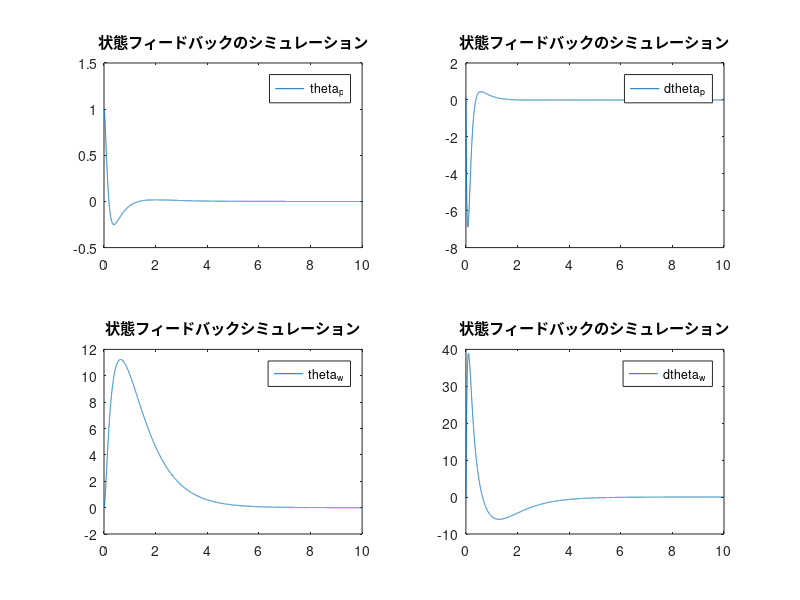

Write MATLAB code to recreate this figure.
%パラメータ
m_w= 33e-3; % ホイールの重さ [kg]
m_p= 193e-3; % 振子の重さ [kg]
r_w= 33e-3; % ホイールの半径 [m]
r_p= 70e-3; % 振子の重心までの距離 [m]
J_w= 0.477e-4; % ホイールのイナーシャ
J_p= 6.498e-4; % 振子のイナーシャ ??
J_m= 0.151e-7; % モータの回転子のイナーシャ
g= 9.8; % 重力加速度 [m/s^2]
n= 6; % 減速比
kt= 3.52e-3; %トルク定数 [Nm/A]
kn= 2710; % 回転数定数[rpm/V]
ke= 1 / (kn* 2*pi / 60); %起電力定数 [V/(rad/s)]
R= 2.9; %内部抵抗 [Ω]
t_md = 0; % 摩擦トルク[Nm]
V_offset = R * t_md / kt;

a11 = (m_w + m_p) * r_w^2 + 2 * m_p * r_w * r_p + m_p * r_p^2 + J_p + J_w;
a12 = (m_w + m_p) * r_w^2 + m_p * r_w * r_p + J_w;
a21 = (m_w + m_p) * r_w^2 + m_p * r_w * r_p + J_w;
a22 = (m_w + m_p) * r_w^2 + J_w + n^2 * J_m;
delta = a11 * a22 - a12 * a21;

A = [0, 1, 0, 0;
     a22 * m_p * g * r_p / delta, 0, 0, (a21 * n^2 * kt * ke / R)/delta;
     0, 0, 0, 1;
     -a21 * m_p * g * r_p / delta, 0, 0, (-a11 * n^2 * kt * ke /R) / delta];

B = [0;
     (-a12 * n * kt / R) / delta;
     0;
     (a11 * n * kt / R) / delta];

C = [1, 0, 0, 0;
     0, 1, 0, 0;
     0, 0, 1, 0;
     0, 0, 0, 1];

% 可制御
Uc = [B, A*B, A^2*B, A^3*B];
if det(Uc) ~= 0
    disp('可制御である')
end

Q = [0.1, 0, 0, 0;
     0, 0.1, 0, 0;
     0, 0, 0.1, 0;
     0, 0, 0, 0.1];
R = 10;
f = lqr(A, B, Q, R)

%シミュレーション
dt = 0.001;
t = 0 : dt : 10;
i = 0;
x = [1; 0; 0; 0];
u = 0;
x1 = []; %theta_p
x2 = []; %dtheta_p
x3 = []; %theta_w
x4 = []; %dtheta_w
for n = t
    i = i + 1;
    dx = A * x + B * u;
    x = x + dx * dt;
    u = -f * x;
    
    x1 = [x1, x(1)];
    x2 = [x2, x(2)];
    x3 = [x3, x(3)];
    x4 = [x4, x(4)];
end

subplot(2, 2, 1)
plot(t, x1);
legend('theta_p')
title('状態フィードバックのシミュレーション')

subplot(2, 2, 2)
plot(t, x2);
legend('dtheta_p')
title('状態フィードバックのシミュレーション')

subplot(2, 2, 3)
plot(t, x3);
legend('theta_w')
title('状態フィードバックシミュレーション')

subplot(2, 2, 4)
plot(t, x4);
legend('dtheta_w')
title('状態フィードバックのシミュレーション')